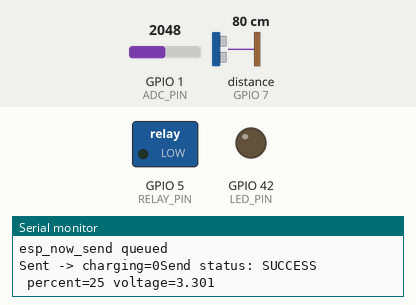
Simulated run of this sketch. Board: ESP32-S3. Shown: switched loads named in the sketch (green lamp = pin HIGH), output pins drawn as LEDs (lit = HIGH), the last lines printed to the serial monitor. The test bench sets the inputs (shaded band); at power-on: distance to the obstacle (sensor on GPIO 7) 80 cm, GPIO 1 (ADC_PIN) = 2048 (analog values on the 0–4095 scale). The echo pulse lasts 58.3 µs per cm; pins used as bus, display or sensor lines are not drawn.

Above: at 1.4 s.
1.5 s: distance to the obstacle (sensor on GPIO 7) set to 7 cm
6.7 s: distance to the obstacle (sensor on GPIO 7) set to 4 cm
At 8.0 s:
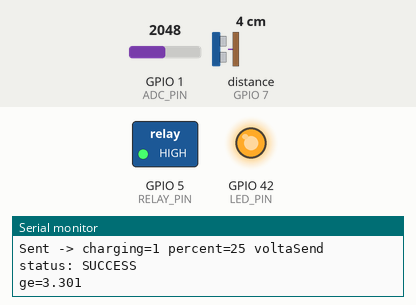
11.7 s: GPIO 1 (ADC_PIN) set to 2540
16.7 s: GPIO 1 (ADC_PIN) set to 2673
21.7 s: distance to the obstacle (sensor on GPIO 7) set to 9 cm
At 26.4 s:
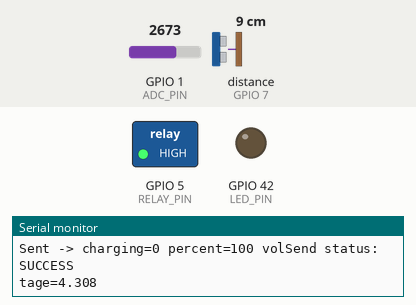
26.7 s: distance to the obstacle (sensor on GPIO 7) set to 2 cm
At 31.6 s:
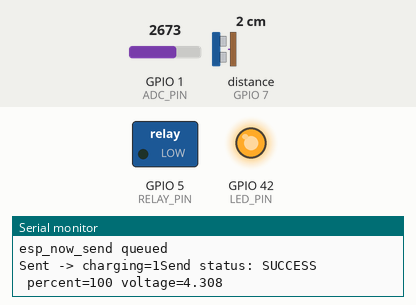
Timing chart, 0 to 32.7 s (numbered marks = the images above; inputs shaded):
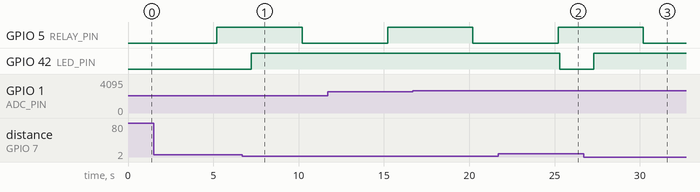

Measured:
- the behaviour switches between 6 and 5 cm on distance to the obstacle (sensor on GPIO 7) (found by bisection; images 0 and 1)
- after the input at 6.7 s, GPIO 42 (LED_PIN): LOW → HIGH after 0.53 s
- after the input at 21.7 s, GPIO 42 (LED_PIN): HIGH → LOW after 3.6 s
- after the input at 26.7 s, GPIO 42 (LED_PIN): LOW → HIGH after 0.61 s

The sketch:

espnowsender.ino
```cpp
/*
  Sender: Ultrasonic + Battery monitor + Relay toggling every 5s + ESP-NOW sending

  Behavior:
   - Relay pin toggles LOW/HIGH every 5 seconds.
   - When relay is HIGH -> measure sensors (ultrasonic + battery), form packet, send and store as lastPacket.
   - When relay is LOW  -> do NOT measure; resend lastPacket repeatedly at SEND_INTERVAL_MS.
   - Packet sent via ESP-NOW to a specific receiver MAC: 48:31:B7:D0:9C:86

  WARNING: Using GPIO9 can cause boot/flash issues on some ESP32 modules. If you encounter
  problems, move RELAY_PIN to a safe GPIO (e.g., 12,13,14,25,26,27).
*/

#include <WiFi.h>
#include <esp_now.h>

// ===== Configuration =====
const int TRIG_PIN = 8;      // HC-SR04 TRIG
const int ECHO_PIN = 7;     // HC-SR04 ECHO
const int ADC_PIN = A0;      // ADC1 channel (battery sense)
const int RELAY_PIN = 5;     // Relay pin as requested (caution: may be strapping pin on some modules)
const int LED_PIN = 42;       // optional status LED

const unsigned long WINDOW_MS = 5000UL;      // 5 second windows for relay toggle
const unsigned long SEND_INTERVAL_MS = 1000UL; // send interval in ms while operating
const float DETECT_THRESHOLD_CM = 5.0f;      // distance <= this considered "device detected"

// ADC / voltage divider settings (update R1,R2 to match your voltage divider)
const float ADC_REF_VOLTAGE = 3.3f;
const int ADC_MAX = 4095;   // 12-bit ADC
const float R1 = 100000.0f; // top resistor (ohms)
const float R2 = 100000.0f; // bottom resistor (ohms)
float calibrationOffset = 0.0f; // adjust if readings low/high

// Battery % mapping
const float BATTERY_MIN_VOLTAGE = 3.0f;
const float BATTERY_MAX_VOLTAGE = 4.2f;

// Destination receiver MAC (pad) - 48:31:B7:D0:9C:86
uint8_t destMac[] = {0x48, 0x31, 0xB7, 0xD0, 0x9C, 0x86};

// ===== Packet (packed) =====
typedef struct __attribute__((packed)) {
  uint8_t charging;  // 0 or 1
  uint8_t percent;   // 0..100
  float voltage;     // e.g., 12.34
} sensor_packet_t;

// ===== Globals =====
unsigned long windowStartMs = 0;
bool relayStateHigh = false; // current relay state: true => HIGH (monitoring), false => LOW (charging)
unsigned long lastSendMs = 0;
sensor_packet_t lastPacket;  // stores last-measured packet for resending during LOW windows

// ===== Helpers =====
float readUltrasonicCm() {
  // Trigger HC-SR04
  digitalWrite(TRIG_PIN, LOW);
  delayMicroseconds(2);
  digitalWrite(TRIG_PIN, HIGH);
  delayMicroseconds(10);
  digitalWrite(TRIG_PIN, LOW);

  unsigned long dur = pulseIn(ECHO_PIN, HIGH, 38000UL); // timeout ~ 38ms
  if (dur == 0) return -1.0f; // out of range or no echo

  float dist = (dur * 0.0343f) / 2.0f;
  return dist;
}

float readBatteryVoltage() {
  int raw = analogRead(ADC_PIN); // 0..4095
  float v_adc = ((float)raw / (float)ADC_MAX) * ADC_REF_VOLTAGE;
  float scale = (R1 + R2) / R2;
  float battV = v_adc * scale + calibrationOffset;
  return battV;
}

int voltageToPercent(float v) {
  float pct = (v - BATTERY_MIN_VOLTAGE) * 100.0f / (BATTERY_MAX_VOLTAGE - BATTERY_MIN_VOLTAGE);
  int ipct = (int)round(pct);
  if (ipct < 0) ipct = 0;
  if (ipct > 100) ipct = 100;
  return ipct;
}

// Modern send callback (safe): do not dereference info->mac (not portable)
void OnDataSent(const wifi_tx_info_t *info, esp_now_send_status_t status) {
  (void)info;
  Serial.print("Send status: ");
  Serial.println(status == ESP_NOW_SEND_SUCCESS ? "SUCCESS" : "FAILED");
}

// ===== Setup & Loop =====
void setup() {
  Serial.begin(115200);
  delay(200);

  // Pins
  pinMode(TRIG_PIN, OUTPUT);
  pinMode(ECHO_PIN, INPUT);
  pinMode(RELAY_PIN, OUTPUT);
  pinMode(LED_PIN, OUTPUT);
  digitalWrite(TRIG_PIN, LOW);
  digitalWrite(RELAY_PIN, LOW); // start with LOW (charging) as per your description
  digitalWrite(LED_PIN, LOW);

  // ADC
  analogReadResolution(12);

  // Initialize lastPacket with reasonable default by taking an initial reading
  {
    float initBatt = readBatteryVoltage();
    int initPct = voltageToPercent(initBatt);
    lastPacket.charging = 0;
    lastPacket.percent = (uint8_t)initPct;
    lastPacket.voltage = initBatt;
  }

  // WiFi + ESP-NOW
  WiFi.mode(WIFI_STA);
  WiFi.disconnect();

  if (esp_now_init() != ESP_OK) {
    Serial.println("ESP-NOW init failed");
    while (true) delay(1000);
  }

  esp_err_t rc = esp_now_register_send_cb(OnDataSent);
  if (rc != ESP_OK) {
    Serial.print("esp_now_register_send_cb failed: ");
    Serial.println(rc);
  }

  // Add peer (specific receiver MAC)
  esp_now_peer_info_t peerInfo;
  memset(&peerInfo, 0, sizeof(peerInfo));
  memcpy(peerInfo.peer_addr, destMac, 6);
  peerInfo.channel = 0;
  peerInfo.encrypt = false;

  rc = esp_now_add_peer(&peerInfo);
  if (rc != ESP_OK) {
    Serial.print("esp_now_add_peer returned: ");
    Serial.println(rc);
  } else {
    Serial.println("Peer added.");
  }

  // Initialize window timer
  windowStartMs = millis();
  relayStateHigh = false; // start LOW
  digitalWrite(RELAY_PIN, relayStateHigh ? HIGH : LOW);

  lastSendMs = millis() - SEND_INTERVAL_MS; // so we send immediately
  Serial.println("Sender ready");
}

void loop() {
  unsigned long now = millis();

  // handle 5-second window toggling
  if (now - windowStartMs >= WINDOW_MS) {
    windowStartMs += WINDOW_MS;
    // toggle relay state
    relayStateHigh = !relayStateHigh;
    digitalWrite(RELAY_PIN, relayStateHigh ? HIGH : LOW);
    Serial.print("Window toggled. Relay is now ");
    Serial.println(relayStateHigh ? "HIGH (monitoring)" : "LOW (charging)");
  }

  // within send interval, either measure+send (if relay HIGH) or resend lastPacket (if relay LOW)
  if (now - lastSendMs >= SEND_INTERVAL_MS) {
    lastSendMs = now;

    sensor_packet_t pktToSend;

    if (relayStateHigh) {
      // MEASURE sensors and send fresh values
      float dist = readUltrasonicCm();
      bool deviceDetected = false;
      if (dist >= 0.0f) {
        Serial.print("Distance: ");
        Serial.print(dist, 2);
        Serial.println(" cm");
        if (dist <= DETECT_THRESHOLD_CM) deviceDetected = true;
      } else {
        Serial.println("Distance: out of range");
      }

      float batteryV = readBatteryVoltage();
      int batteryPct = voltageToPercent(batteryV);

      Serial.print("Measured battery: ");
      Serial.print(batteryV, 3);
      Serial.print(" V, ");
      Serial.print(batteryPct);
      Serial.println(" %");

      // build packet from fresh measurements
      pktToSend.charging = deviceDetected ? 1 : 0;
      pktToSend.percent = (uint8_t)batteryPct;
      pktToSend.voltage = batteryV;

      // store as lastPacket for the subsequent LOW window
      lastPacket = pktToSend;
    } else {
      // CHARGING window: do not measure, resend previous packet
      pktToSend = lastPacket;
      Serial.println("Charging window: resending last measured packet (no new measurements)");
    }

    // send the packet via ESP-NOW to the specific receiver
    esp_err_t res = esp_now_send(destMac, (uint8_t *)&pktToSend, sizeof(pktToSend));
    if (res == ESP_OK) {
      Serial.println("esp_now_send queued");
    } else {
      Serial.print("esp_now_send failed: ");
      Serial.println(res);
    }

    // LED indicates device detection state (based on lastPacket.charging)
    digitalWrite(LED_PIN, pktToSend.charging ? HIGH : LOW);

    // debug print of sent values
    Serial.printf("Sent -> charging=%u percent=%u voltage=%.3f\n",
                  pktToSend.charging, pktToSend.percent, pktToSend.voltage);
  }

  delay(10); // small delay to keep loop responsive
}
```
